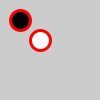
Frame 1 (no input)
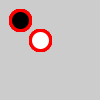
Frame 60 (the mouse pressed at the canvas centre just before this capture)
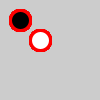
Frame 120 (the mouse held since frame 60 and released just before this capture)

The Processing sketch that drew these frames (run headless with seeded random() and noise(); from frame 60 on, the mouse is pressed at the canvas centre):

// Processing sketch: Dambord
// ── Dambord.pde
Damsteen[] stenen = new Damsteen[2];
void setup() {
  stenen[0] = new Damsteen(20.0, 20.0, 20.0, 0, 0, 0);
  stenen[1] = new Damsteen(40.0, 40.0, 20.0, 255, 255, 255);
}

void draw() {
  for (Damsteen steen : stenen) {
    steen.teken();
  }
}

class Damsteen {
  Damsteen(float x, float y, float radius, float r, float g, float b) {
    this. x = x;
    this.y = y;
    this.radius = radius;
    this.kleur = new Color(r, g, b);
  }
  float x;
  float y;
  Color kleur;
  float radius;
  boolean isGeselecteerd = true;

  void teken() {
    fill(this.kleur.r, this.kleur.g, this.kleur.b );
    if(this.isGeselecteerd){
      strokeWeight(3);
      stroke(#FF0000);
    }else{
      noStroke();
    }
    
    ellipse(this.x, this.y, this.radius, this.radius);
  }
}

class Color {
  Color(float r, float g, float b) {
    this.r = r;
    this.g = g;
    this.b = b;
  }
  float r;
  float g;
  float b;
}
